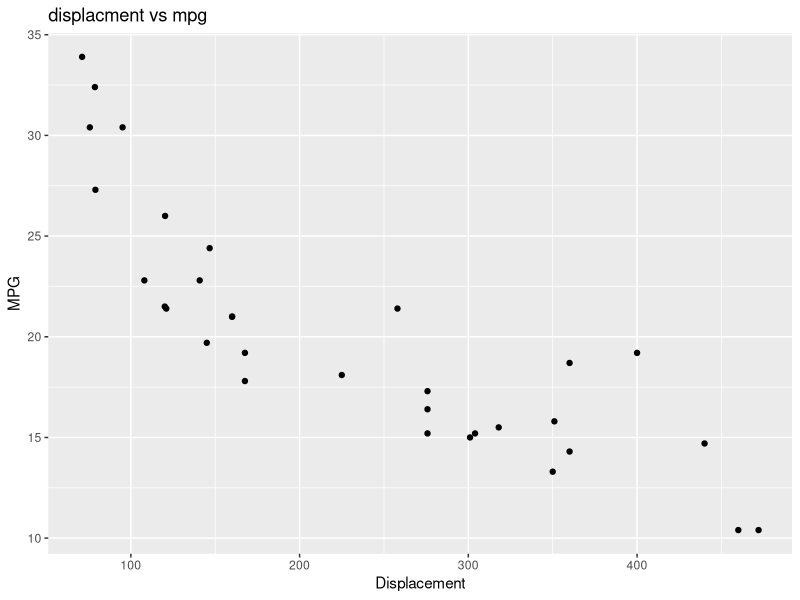
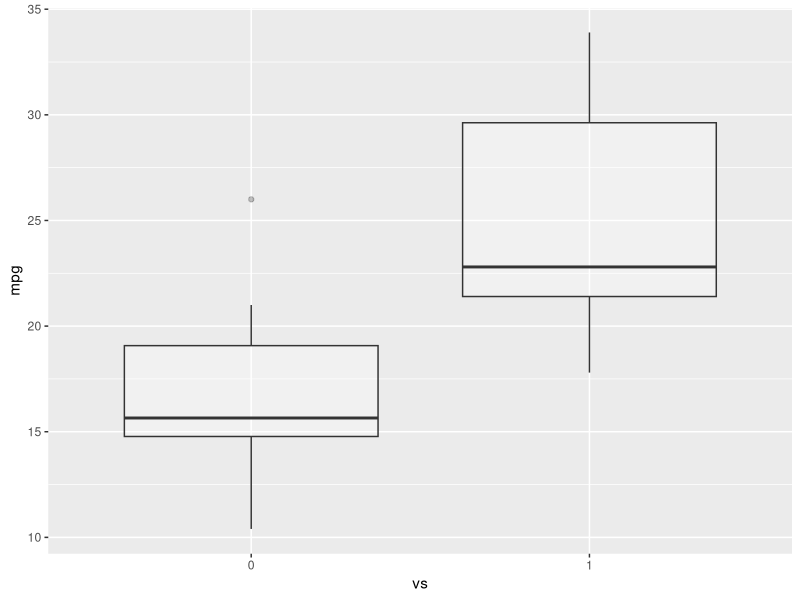
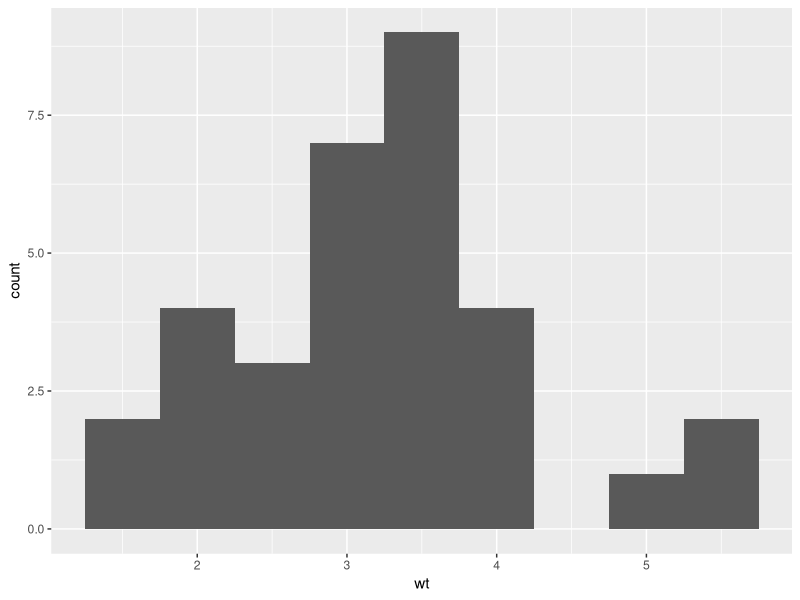

The R script that drew these images, in order:
library (datasets)
data(iris)
View(iris)
unique(iris$Species)


library(datasets)
data("mtcars")
head(mtcars, 5)

library(ggplot2)
ggplot(aes(x=disp,y=mpg), data = mtcars) + geom_point() + 
  ggtitle("displacment vs mpg") +
  labs(x = "Displacement", y = "MPG")

mtcars$vs <- as.factor(mtcars$vs)
ggplot(aes(x=vs, y=mpg), data = mtcars) + 
  geom_boxplot(alpha = 0.3) +
  theme(legend.position = "none")

ggplot(aes(x = wt), data = mtcars) + geom_histogram(binwidth = 0.5)
